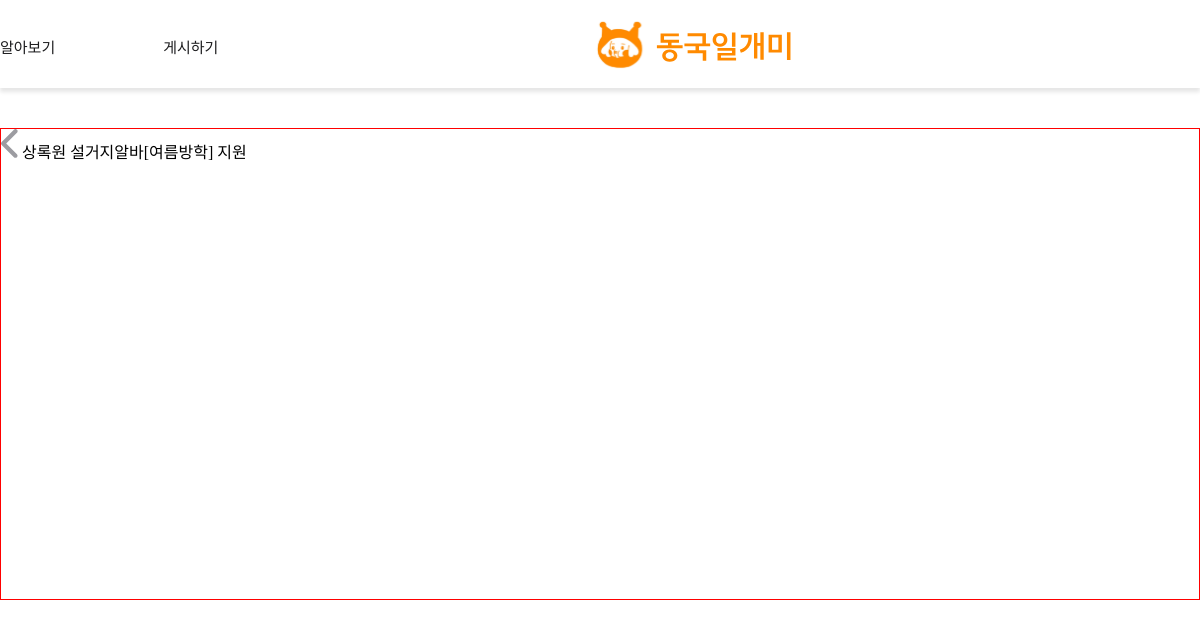
Page /apply/33 on the earlier database version.
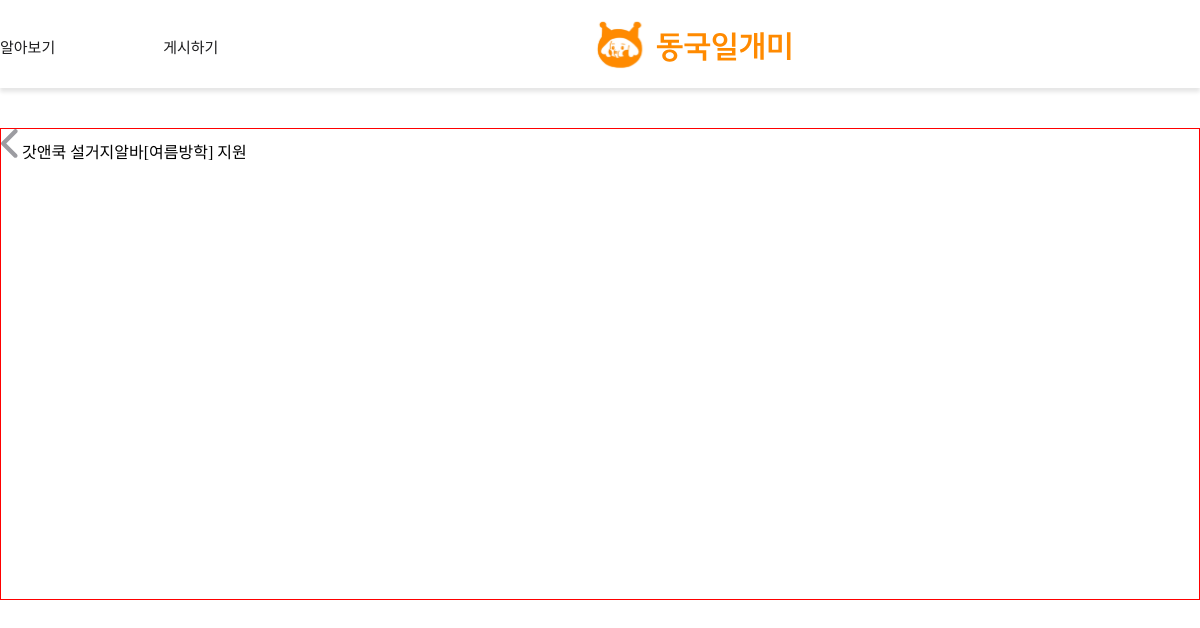
Same page on the later database version.
### main/models.py (models this page shows, shortened)
class Post(models.Model):
    writer = models.ForeignKey(User, null=False, blank=False, on_delete=models.CASCADE)
    title = models.CharField(max_length=50)
    building = models.ImageField(upload_to="post/", blank=True, null=True)
    organization = models.CharField(max_length=50, null=True)
    department = models.CharField(max_length=50, null=True)
    is_income_bracket = models.PositiveIntegerField(null=False, default=0) #boolean
    start_date = models.DateField(null=True)
    end_date = models.DateField(null=True)
    deadline = models.DateField(null=True)
    day_left = models.IntegerField(null=True)#남은날짜
    place = models.CharField(max_length=50, blank=False)
    time = models.TextField(max_length=50, null=False)
    recruitment = models.PositiveIntegerField(null=True, default=0)
    wage = models.PositiveIntegerField(null=True, default=0)
    body = models.TextField()
    file = models.ImageField(upload_to="post/", blank=True, null=True)
    pub_date = models.DateTimeField()
    scrap = models.ManyToManyField(User, related_name='scraped', blank=True, default=None)
    scrap_count = models.PositiveIntegerField(default=0)
    applicated_count = models.PositiveIntegerField(default=0)

### main/views.py (the view)
# urls.py: path('apply/<int:post_id>', apply, name="apply"),
def apply(request, post_id):
    questions = Question.objects.filter(post=post_id)
    post = get_object_or_404(Post, pk=post_id)
    return render(request, 'main/apply.html', {'questions':questions, 'post':post})

### main/templates/main/apply.html (shortened to what this page needs)
{% extends 'base.html' %}
{% load static %}
{% block content %}
<link
    rel="stylesheet"
    type="text/css"
    href="{% static 'css/main/apply.css'%}"
/>
<div id="applyScreen">
    <div class="backBtn">
        <a href="{% url 'main:mainlistpage' %}" class="backBtnAtag">
            <img src="{% static 'images/icons/back.svg' %}" />
        </a>
        <span>{{post.organization}} {{post.title}} 지원</span>
    </div>
</div>
{% endblock %}

Differences in the rows shown:
changed Post "설거지알바[여름방학]": organization "상록원" → "갓앤쿡"
